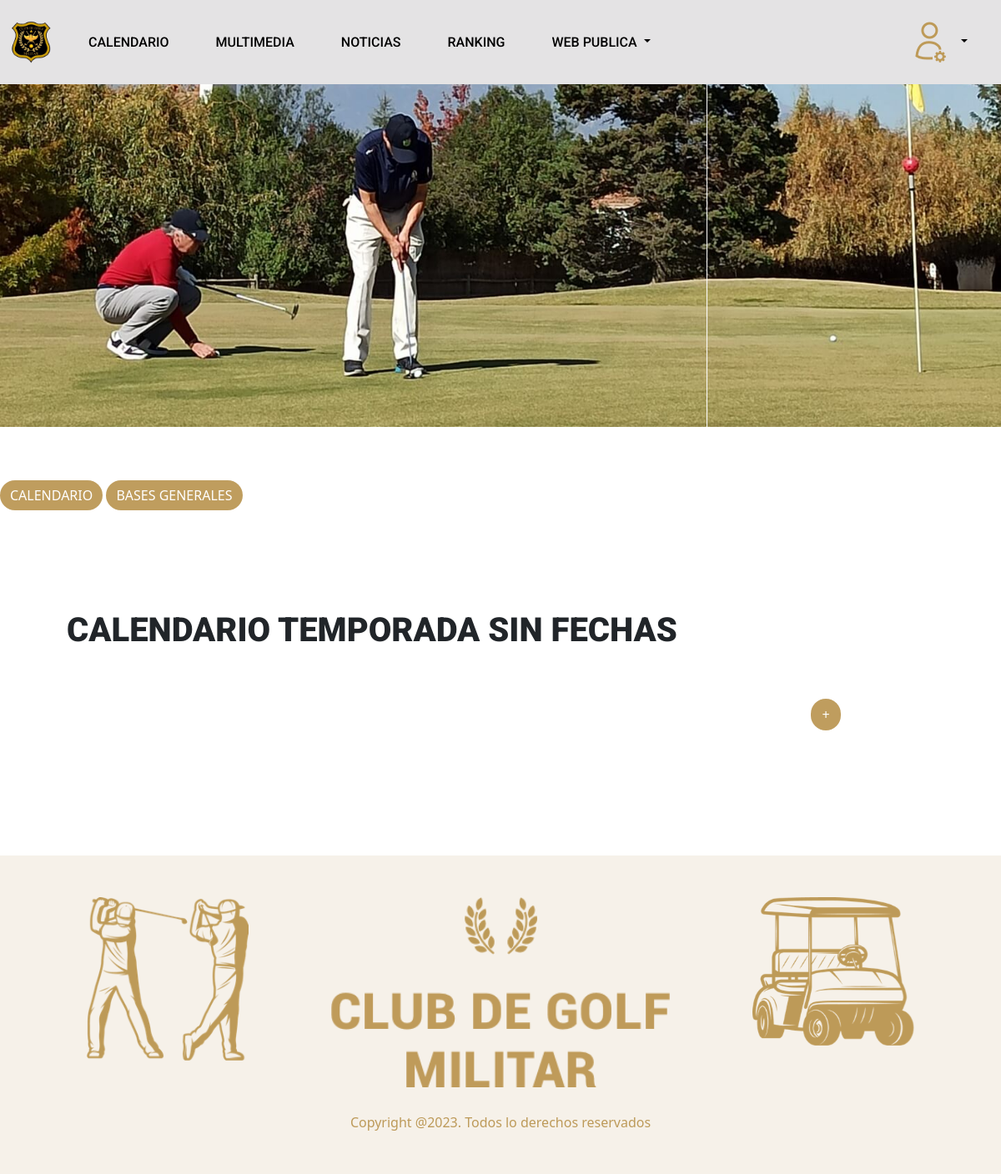
Page /calendario (signed in) on the committed database.
### socios/models.py (models this page shows, shortened)
class Paginas_Socio(models.Model):
    id = models.UUIDField(primary_key=True, default=uuid.uuid4, editable=False)
    tipo = models.CharField(max_length=20, choices= websSocio, default="B")
    img = models.ImageField(upload_to="Paginas_Socio/")
    titulo = models.CharField(max_length=200, blank=True, null=True)
    contenido = models.TextField(blank=True, null=True)
    file = models.FileField(upload_to="Paginas_Socio/files/", max_length=254, blank=True)
    tituloPestana = models.CharField(max_length=200, blank=True, null=True)
    class Meta:
        verbose_name = "Paginas_Socio"
        verbose_name_plural = "Paginas_Socios"
        ordering = ["titulo"]

### socios/views.py (the view)
# urls.py: path('calendario', torneos.as_view(), name= 'torneos'),
class torneos(AutentificadoMixin,TemplateView):
    template_name = "socio/views/torneos.html"
    def get_context_data(self, **kwargs):
        contexto = super().get_context_data(**kwargs)
        contexto["nameWeb"] = nameWeb
        contexto["title"] = "calendario"
        contexto['rol'] = self.request.user.perfil
        if contexto['rol'] == 'SUPER' or contexto['rol'] == 'SECR' :
            torneos = Torneo.objects.all().order_by('-fecha')
        else:
            torneos = Torneo.objects.filter(activo=True).order_by('-fecha')
        paginator = Paginator(torneos,10)
        page = self.request.GET.get('page')
        torneos = paginator.get_page(page)
        contexto['datos'] = torneos
        dato = Paginas_Socio.objects.get(tipo ="CALEN")
        contexto['value']  = dato
        contexto["title"] = dato.tituloPestana
        front = Paginas_Socio.objects.filter(titulo="calendario")
        contexto['front']  = list(front.values('titulo','img', 'contenido','file'))
        diccionario_fechas = list(Torneo.objects.filter(activo=True).values('fecha'))
        if len(diccionario_fechas) > 0:
            anios = [elemento['fecha'].year for elemento in diccionario_fechas]
            anio_minimo = min(anios)
            anio_maximo = max(anios)
            if anio_maximo != anio_minimo:
                contexto['year'] = str(anio_minimo) +'-'+ str(anio_maximo)
            else:
            	contexto['year'] = str(anio_minimo)
        else:
            contexto['year'] = 'SIN FECHAS'
        if contexto['datos'].paginator.num_pages > 1 and contexto['datos'].number != contexto['datos'].paginator.num_pages : # tiene un next
            if contexto['datos'].paginator.num_pages - contexto['datos'].next_page_number() > 1:
                contexto['up'] = True
            else:
                contexto['up'] = False
        if contexto['datos'].paginator.num_pages > 2 and contexto['datos'].number != 1 : # hay un previo
            if contexto['datos'].previous_page_number()  - 1 > 1:
                contexto['down'] = True
            else:
                contexto['down'] = False
        elClubMenu = ElClub.objects.order_by('order')
        contexto['elClub'] = list(elClubMenu.values('archivo', 'titulo'))
        return contexto
    def get(self, *args, **kwargs):
        response = super().get( *args, **kwargs)
        response.delete_cookie('torneoId')
        return response

### socios/mixins.py (called while the page is built)
    def dispatch(self, request, *args, **kwargs):
        if request.user.is_authenticated:
            return super().dispatch(request, *args, **kwargs)
        else:
            return redirect('login')

### socios/templates/socio/views/torneos.html (shortened to what this page needs)
{% extends "web/root/origin.html" %}
{% load static %}
{% static "" as baseUrl %}
{% block header %}
      {% include "socio/header/header_socios.html" %}
{% endblock %}
{% block body %}
{% include "socio/banner/banner_general.html" %}
  <div>
    {% for value in elClub %}
      <a href="media/{{ value.archivo}}"  class="btn btn-primary" style="width: auto;"target="_blank"> {{ value.titulo | upper}} </a>
    {% endfor %}
  </div>
<div class="container marketing" id="calendario">
  <div class="row ">
    <div class="col-lg-12 text-center" style="padding-top:40px">
      <h1 class=" ">{{ title | upper }} TEMPORADA {{ year }}
      </h1>
      <div class="d-flex justify-content-end">
        {% if rol == 'SUPER' or rol == 'SECR' %}
        <div class="col-lg-3 context">
           <a href="{%url 'torneoCreate' %}" class="btn btn-circle">+</a>
        </div>
        {% endif %}
      </div>
    </div>
  </div>
</div>
 <div class="container marketing">
</div>
{% endblock %}

### socios/templates/socio/banner/banner_general.html
{% load static %} {% static "" as baseUrl %}
<div id="myCarousel" class="carousel slide mb-6" data-bs-ride="carousel">
 <div class="carousel-inner">
    <div class="carousel-item active">
      <img src="/media/{{ value.img}}" />
    </div>
  </div>
</div>

### web/static/web/css/style.css (style rules this page uses)
a { text-decoration: none !important; }
.context p , h1 { text-align: justify; padding-left:0px !important; }

### web/static/web/css/carousel.css (style rules this page uses)
body { padding-top: 0px; color: rgb(var(--bs-tertiary-color-rgb)); background-color: #ffffff; }
.carousel { margin-bottom: 4rem; }
.carousel-item { height: 32rem; }

### web/static/web/css/sticky-footer-navbar.css (style rules this page uses)
.container ,.containerFooter { padding: 50px; }

### web/static/web/css/links.css (style rules this page uses)
.marketing h1 { padding:30px; padding-bottom: 50px; font-family: 'Roboto'; font-weight: 900; font-style: normal; }
.carousel-item img { width: 100%; }
.btn-primary ,.btn-secondary, .btn-success, .btn-info, .btn-danger, .btn-warning { color: white; border: none; border-radius: 50px; width: 100%; }
.btn-circle { color: white; background: #BF9D5E; border-radius: 100px; }
.btn-primary { background: #BF9D5E; }

### rows in the picture
Paginas_Socio: img (picture), tituloPestana "CALENDARIO"

### other values in the picture
{{ value.titulo | upper }} "CALENDARIO" "BASES GENERALES"
{{ year }} "SIN FECHAS"
